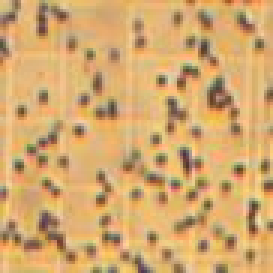
%> input picture High/1.jpg, 91 x 91 px, given in place of 1.bmp, which was not available (shown 3 times larger)
$ octave formatosgray.m   (GNU Octave 9; MATLAB toolbox functions it lacks are replaced by stand-ins)
%> lines starting %> are read from the running program, lines starting %| are printed output that depends on the picture; pictures that were not available may be replaced by others from this repository, and a replacement may not be noted
cd C:\Users\Paulo\Desktop\slices\elementos\unidades\24x24
imo=imread('1.bmp');
%> imo is the input picture: size 91x91x3 uint8; mean R, G, B 211.5, 168.7, 110.8
imcinza= rgb2gray(imo);
imwrite(imcinza, 'C:\Users\Paulo\Desktop\slices\elementos\unidades\24x24gray\1.jpg');

imo=imread('2.bmp');
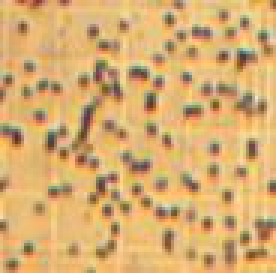
%> input picture High/2.jpg, 92 x 91 px, given in place of 2.bmp, which was not available (shown 3 times larger)
%> imo is the input picture: size 91x92x3 uint8; mean R, G, B 215.1, 173.3, 113.2
imcinza= rgb2gray(imo);
%> imcinza: size 91x92 uint8
imwrite(imcinza, 'C:\Users\Paulo\Desktop\slices\elementos\unidades\24x24gray\2.jpg');

imo=imread('3.bmp');
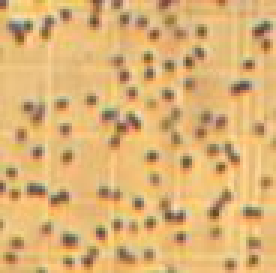
%> input picture High/3.jpg, 92 x 91 px, given in place of 3.bmp, which was not available (shown 3 times larger)
%> imo is the input picture: size 91x92x3 uint8; mean R, G, B 219.9, 177.9, 116.5
imcinza= rgb2gray(imo);
imwrite(imcinza, 'C:\Users\Paulo\Desktop\slices\elementos\unidades\24x24gray\3.jpg');

imo=imread('4.bmp');
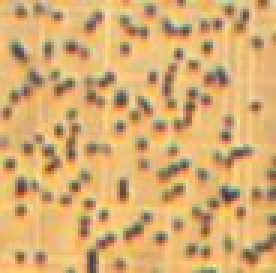
%> input picture High/4.jpg, 92 x 91 px, given in place of 4.bmp, which was not available (shown 3 times larger)
%> imo is the input picture: size 91x92x3 uint8; mean R, G, B 214.5, 172.6, 113.6
imcinza= rgb2gray(imo);
imwrite(imcinza, 'C:\Users\Paulo\Desktop\slices\elementos\unidades\24x24gray\4.jpg');

imo=imread('5.bmp');
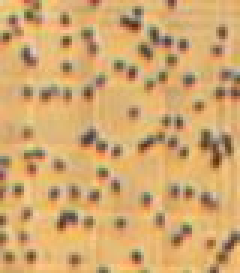
%> input picture High/5.jpg, 80 x 91 px, given in place of 5.bmp, which was not available (shown 3 times larger)
%> imo is the input picture: size 91x80x3 uint8; mean R, G, B 209.6, 167.5, 110.9
imcinza= rgb2gray(imo);
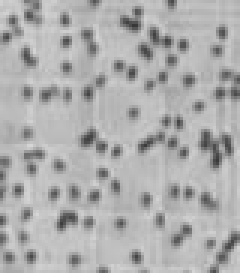
%> imcinza: size 91x80 uint8 (shown 3 times larger); min 54, max 214, mean 173.6
imwrite(imcinza, 'C:\Users\Paulo\Desktop\slices\elementos\unidades\24x24gray\5.jpg');

imo=imread('6.bmp');
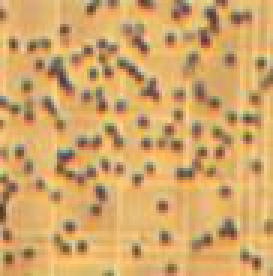
%> input picture High/6.jpg, 91 x 92 px, given in place of 6.bmp, which was not available (shown 3 times larger)
%> imo is the input picture: size 92x91x3 uint8; mean R, G, B 210.1, 166, 105.4
imcinza= rgb2gray(imo);
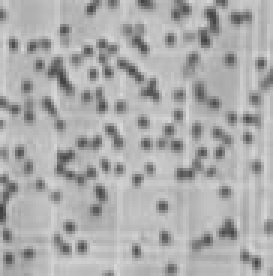
%> imcinza: size 92x91 uint8 (shown 3 times larger); min 61, max 220, mean 172.3
imwrite(imcinza, 'C:\Users\Paulo\Desktop\slices\elementos\unidades\24x24gray\6.jpg');

%> (the run ends here)
